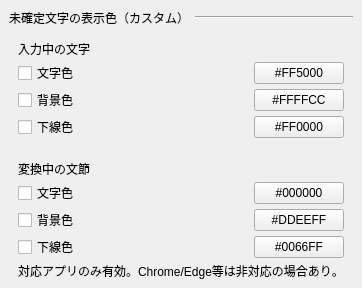
              <widget class="QWidget" name="preeditDisplayColorGroupBox">
               <layout class="QVBoxLayout" name="preeditDisplayColorLayout">
                <property name="spacing">
                 <number>0</number>
                </property>
                <property name="leftMargin">
                 <number>0</number>
                </property>
                <property name="topMargin">
                 <number>0</number>
                </property>
                <property name="rightMargin">
                 <number>0</number>
                </property>
                <property name="bottomMargin">
                 <number>0</number>
                </property>
                <item>
                 <widget class="QFrame" name="preeditDisplayColorHeader">
                  <property name="frameShape">
                   <enum>QFrame::Shape::NoFrame</enum>
                  </property>
                  <layout class="QHBoxLayout" name="horizontalLayout_preeditDisplayColor">
                   <property name="leftMargin">
                    <number>9</number>
                   </property>
                   <property name="topMargin">
                    <number>9</number>
                   </property>
                   <property name="rightMargin">
                    <number>9</number>
                   </property>
                   <property name="bottomMargin">
                    <number>9</number>
                   </property>
                   <property name="spacing">
                    <number>6</number>
                   </property>
                   <item>
                    <widget class="QLabel" name="preeditDisplayColorSectionLabel">
                     <property name="text">
                      <string>未確定文字の表示色（カスタム）</string>
                     </property>
                    </widget>
                   </item>
                   <item>
                    <widget class="Line" name="preeditDisplayColorSectionLine">
                     <property name="sizePolicy">
                      <sizepolicy hsizetype="MinimumExpanding" vsizetype="Fixed">
                       <horstretch>0</horstretch>
                       <verstretch>0</verstretch>
                      </sizepolicy>
                     </property>
                     <property name="orientation">
                      <enum>Qt::Orientation::Horizontal</enum>
                     </property>
                    </widget>
                   </item>
                  </layout>
                 </widget>
                </item>
                <item>
                 <widget class="QFrame" name="preeditDisplayColorBody">
                  <property name="frameShape">
                   <enum>QFrame::Shape::NoFrame</enum>
                  </property>
                  <layout class="QGridLayout" name="preeditDisplayColorGridLayout">
                   <property name="verticalSpacing">
                    <number>3</number>
                   </property>
                   <property name="horizontalSpacing">
                    <number>8</number>
                   </property>
                   <property name="leftMargin">
                    <number>18</number>
                   </property>
                   <property name="topMargin">
                    <number>4</number>
                   </property>
                   <property name="rightMargin">
                    <number>18</number>
                   </property>
                   <property name="bottomMargin">
                    <number>8</number>
                   </property>
                   <item row="0" column="0" colspan="3">
                    <widget class="QLabel" name="inputPreeditColorLabel">
                     <property name="text">
                      <string>入力中の文字</string>
                     </property>
                    </widget>
                   </item>
                   <item row="1" column="0" colspan="2">
                    <widget class="QCheckBox" name="inputPreeditTextColorCheckBox">
                     <property name="text">
                      <string>文字色</string>
                     </property>
                    </widget>
                   </item>
                   <item row="1" column="2">
                    <widget class="QPushButton" name="inputPreeditTextColorButton">
                     <property name="minimumSize">
                      <size>
                       <width>80</width>
                       <height>0</height>
                      </size>
                     </property>
                     <property name="maximumSize">
                      <size>
                       <width>90</width>
                       <height>16777215</height>
                      </size>
                     </property>
                     <property name="text">
                      <string>#FF5000</string>
                     </property>
                    </widget>
                   </item>
                   <item row="2" column="0" colspan="2">
                    <widget class="QCheckBox" name="inputPreeditBackgroundColorCheckBox">
                     <property name="text">
                      <string>背景色</string>
                     </property>
                    </widget>
                   </item>
                   <item row="2" column="2">
                    <widget class="QPushButton" name="inputPreeditBackgroundColorButton">
                     <property name="minimumSize">
                      <size>
                       <width>80</width>
                       <height>0</height>
                      </size>
                     </property>
                     <property name="maximumSize">
                      <size>
                       <width>90</width>
                       <height>16777215</height>
                      </size>
                     </property>
                     <property name="text">
                      <string>#FFFFCC</string>
                     </property>
                    </widget>
                   </item>
                   <item row="3" column="0" colspan="2">
                    <widget class="QCheckBox" name="inputPreeditUnderlineColorCheckBox">
                     <property name="text">
                      <string>下線色</string>
                     </property>
                    </widget>
                   </item>
                   <item row="3" column="2">
                    <widget class="QPushButton" name="inputPreeditUnderlineColorButton">
                     <property name="minimumSize">
                      <size>
                       <width>80</width>
                       <height>0</height>
                      </size>
                     </property>
                     <property name="maximumSize">
                      <size>
                       <width>90</width>
                       <height>16777215</height>
                      </size>
                     </property>
                     <property name="text">
                      <string>#FF0000</string>
                     </property>
                    </widget>
                   </item>
                   <item row="4" column="0" colspan="3">
                    <spacer name="verticalSpacer_targetPreeditColor">
                     <property name="orientation">
                      <enum>Qt::Orientation::Vertical</enum>
                     </property>
                     <property name="sizeHint" stdset="0">
                      <size>
                       <width>20</width>
                       <height>18</height>
                      </size>
                     </property>
                    </spacer>
                   </item>
                   <item row="5" column="0" colspan="3">
                    <widget class="QLabel" name="targetPreeditColorLabel">
                     <property name="text">
                      <string>変換中の文節</string>
                     </property>
                    </widget>
                   </item>
                   <item row="6" column="0" colspan="2">
                    <widget class="QCheckBox" name="targetPreeditTextColorCheckBox">
                     <property name="text">
                      <string>文字色</string>
                     </property>
                    </widget>
                   </item>
                   <item row="6" column="2">
                    <widget class="QPushButton" name="targetPreeditTextColorButton">
                     <property name="minimumSize">
                      <size>
                       <width>80</width>
                       <height>0</height>
                      </size>
                     </property>
                     <property name="maximumSize">
                      <size>
                       <width>90</width>
                       <height>16777215</height>
                      </size>
                     </property>
                     <property name="text">
                      <string>#000000</string>
                     </property>
                    </widget>
                   </item>
                   <item row="7" column="0" colspan="2">
                    <widget class="QCheckBox" name="targetPreeditBackgroundColorCheckBox">
                     <property name="text">
                      <string>背景色</string>
                     </property>
                    </widget>
                   </item>
                   <item row="7" column="2">
                    <widget class="QPushButton" name="targetPreeditBackgroundColorButton">
                     <property name="minimumSize">
                      <size>
                       <width>80</width>
                       <height>0</height>
                      </size>
                     </property>
                     <property name="maximumSize">
                      <size>
                       <width>90</width>
                       <height>16777215</height>
                      </size>
                     </property>
                     <property name="text">
                      <string>#DDEEFF</string>
                     </property>
                    </widget>
                   </item>
                   <item row="8" column="0" colspan="2">
                    <widget class="QCheckBox" name="targetPreeditUnderlineColorCheckBox">
                     <property name="text">
                      <string>下線色</string>
                     </property>
                    </widget>
                   </item>
                   <item row="8" column="2">
                    <widget class="QPushButton" name="targetPreeditUnderlineColorButton">
                     <property name="minimumSize">
                      <size>
                       <width>80</width>
                       <height>0</height>
                      </size>
                     </property>
                     <property name="maximumSize">
                      <size>
                       <width>90</width>
                       <height>16777215</height>
                      </size>
                     </property>
                     <property name="text">
                      <string>#0066FF</string>
                     </property>
                    </widget>
                   </item>
                   <item row="9" column="0" colspan="3">
                    <widget class="QLabel" name="preeditDisplayColorNoteLabel">
                     <property name="text">
                      <string>対応アプリのみ有効。Chrome/Edge等は非対応の場合あり。</string>
                     </property>
                     <property name="toolTip">
                      <string>この設定は Windows TSF の表示属性を利用します。対応アプリでのみ有効です。Chrome や Edge など、一部のアプリでは反映されない場合があります。</string>
                     </property>
                     <property name="wordWrap">
                      <bool>false</bool>
                     </property>
                    </widget>
                   </item>
                  </layout>
                 </widget>
                </item>
               </layout>
              </widget>
